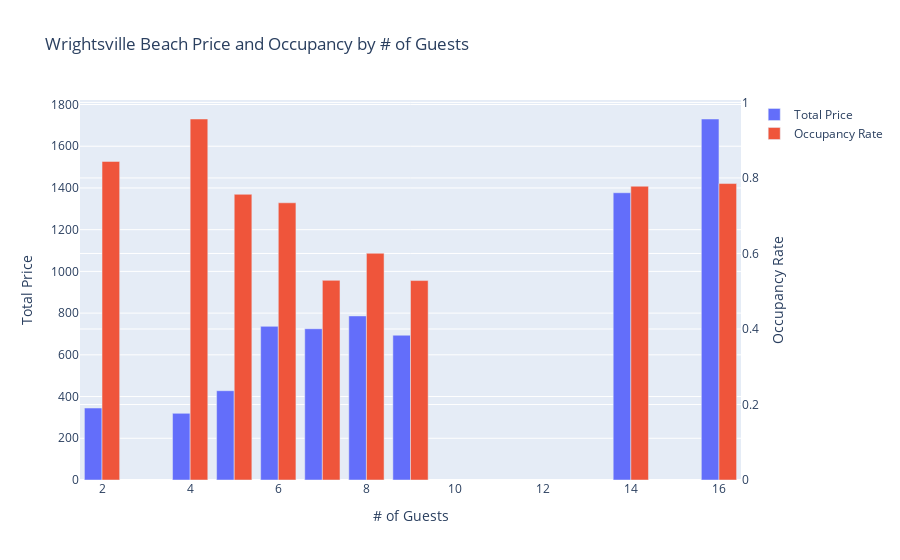

Notebook cell for this chart:
### Code cell
wb_fig = go.Figure(data=[
    go.Bar(name='Total Price', x=wb_data['guest_no'], y=wb_data['median_total_price'], yaxis='y', offsetgroup=1),
    go.Bar(name='Occupancy Rate', x=wb_data['guest_no'], y=wb_data['occupancy_rate'], yaxis='y2', offsetgroup=2),
],
    layout={
        'xaxis': {'title': '# of Guests'},
        'yaxis': {'title': 'Total Price'},
        'yaxis2': {'title': 'Occupancy Rate', 'overlaying': 'y', 'side': 'right'}
    }
)

# Change the bar mode
wb_fig.update_layout(title_text='Wrightsville Beach Price and Occupancy by # of Guests', barmode='group')
wb_fig.show()

### Figure 1 — Plotly figure (JSON) as saved in the notebook; plotly's stock layout.template omitted (floating-point values rounded to 4 significant figures)
{"data": [{"name": "Total Price", "offsetgroup": "1", "type": "bar", "x": [2, 4, 5, 6, 7, 8, 9, 14, 16], "y": [345, 319.5, 428, 736.5, 725, 786.5, 694, 1377, 1730.0], "yaxis": "y"}, {"name": "Occupancy Rate", "offsetgroup": "2", "type": "bar", "x": [2, 4, 5, 6, 7, 8, 9, 14, 16], "y": [0.8438, 0.9562, 0.7567, 0.7342, 0.5288, 0.6005, 0.5282, 0.7781, 0.7852], "yaxis": "y2"}], "layout": {"barmode": "group", "title": {"text": "Wrightsville Beach Price and Occupancy by # of Guests"}, "xaxis": {"title": {"text": "# of Guests"}}, "yaxis": {"title": {"text": "Total Price"}}, "yaxis2": {"overlaying": "y", "side": "right", "title": {"text": "Occupancy Rate"}}}}
